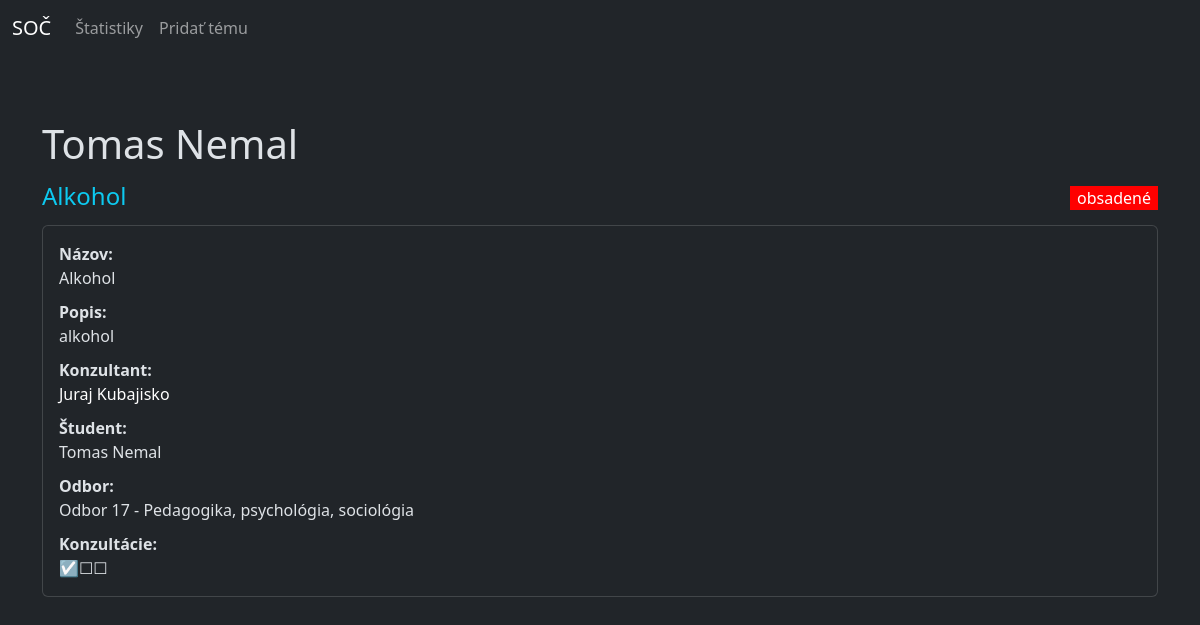
The page /soc/student/3 on the database as committed earlier.
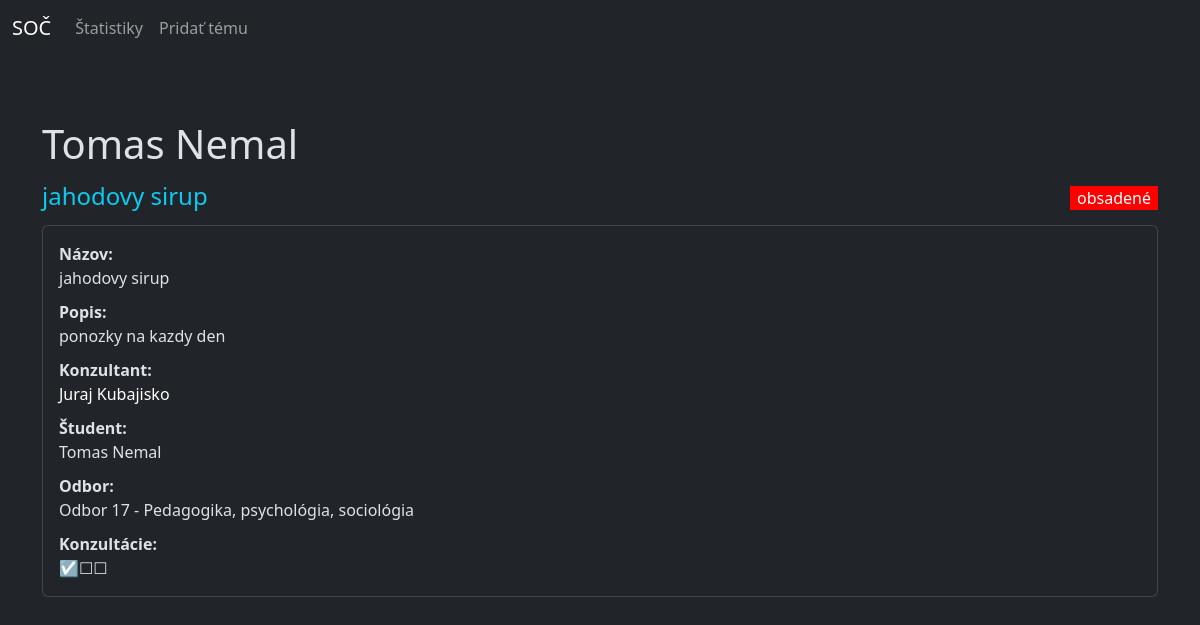
The same page on the database as committed later.
### soc/models.py (models this page shows)
class Tema(models.Model):
    nazov = models.CharField(max_length=50)
    popis = models.TextField()
    konzultant = models.ForeignKey(Ucitel, on_delete=models.CASCADE)
    student = models.ForeignKey(Student, on_delete=models.SET_NULL, null=True, blank=True)
    odbor = models.ForeignKey(Odbor, on_delete=models.CASCADE)
    dostupnost = models.ForeignKey(Dostupnost, on_delete=models.CASCADE)
    konzultacie = models.IntegerField()
    class Meta:
        verbose_name = "Téma"
        verbose_name_plural = "Témy"
        ordering = ["nazov"]
    def __str__(self):
        return f"{self.nazov}"

class Dostupnost(models.Model):
    nazov = models.CharField(max_length=22)
    class Meta:
        verbose_name = "Dostupnosť"
        verbose_name_plural = "Dostupnosti"
    def __str__(self):
        return f"{self.nazov}"

class Ucitel(models.Model):
    meno = models.CharField(max_length=20)
    priezvisko = models.CharField(max_length=20)
    email = models.EmailField(max_length=50)
    heslo = models.CharField(max_length=20)
    class Meta:
        verbose_name = "Učiteľ"
        verbose_name_plural = "Učitelia"
        ordering = ["priezvisko"]
    def __str__(self):
        return f"{self.meno} {self.priezvisko}"

class Student(models.Model):
    meno = models.CharField(max_length=20)
    priezvisko = models.CharField(max_length=20)
    email = models.EmailField(max_length=50)
    heslo = models.CharField(max_length=20)
    class Meta:
        verbose_name = "Študent"
        verbose_name_plural = "Študenti"
        ordering = ["priezvisko"]
    def __str__(self):
        return f"{self.meno} {self.priezvisko}"

class Odbor(models.Model):
    nazov = models.CharField(max_length=100)
    class Meta:
        verbose_name = "Odbor"
        verbose_name_plural = "Odbory"
        ordering = ["nazov"]
    def __str__(self):
        return f"{self.nazov}"

### soc/views.py (the view)
# urls.py: path('student/<student>', views.vypis_studenta, name='student'),
def vypis_studenta(request, student):
    try:
        student = Student.objects.get(pk=student)
        tema = Tema.objects.filter(student=student)
    except:
        student = False
        tema = False
    if tema:
        return render(request, "soc/student.html", {"tema":tema, "student":student})
    else:
        return render(request, "soc/student.html", {"student":student})

### soc/templates/soc/student.html
{% extends "base.html" %}
{% block content %}
{% if student %}
<h1>{{student}}</h1>
{% if tema %}
{% for tema in tema %}
<div class="d-flex justify-content-between">
    <h4 class="text-info" style="margin-bottom:0; margin-top:6px;">{{tema}}</h4>
    {% if tema.dostupnost.nazov == "voľné"%}
    <p style="margin-top: 10px; margin-bottom: 7px; color: white;background-color:green; padding: 0 7px;">{{tema.dostupnost}}</p>
    {% elif tema.dostupnost.nazov == "čakajúce na schválenie"%}
    <p style="margin-top: 10px; margin-bottom: 7px; color: black; background-color:orange; padding: 0 7px;">{{tema.dostupnost}}</p>
    {% elif tema.dostupnost.nazov == "obsadené"%}
    <p style="margin-top: 10px; margin-bottom: 7px; color: white; background-color:red; padding: 0 7px;">{{tema.dostupnost}}</p>
    {% endif %}
    </div>
    <div class="card card-body mt-2">
        <strong>Názov: </strong>
        {{tema}}
        <strong style="margin-top: 10px;">Popis: </strong>
        {{tema.popis}}
        <strong style="margin-top: 10px;">Konzultant: </strong>
        <a class="link-underline link-underline-opacity-0" href="{% url "ucitel" ucitel=tema.konzultant.id %}" style="color: white;">{{tema.konzultant}}</a>
        <strong style="margin-top: 10px;">Študent: </strong>
        {% if tema.student %}
        {{tema.student}}
        {% else %}
        ----
        {% endif %}
        <strong style="margin-top: 10px;">Odbor: </strong>
        {{tema.odbor}}
        <strong style="margin-top: 10px;">Konzultácie: </strong>
        {% if tema.konzultacie == 0 %}
        ☐☐☐
        {% elif tema.konzultacie == 1 %}
        ☑☐☐
        {% elif tema.konzultacie == 2 %}
        ☑☑☐
        {% elif tema.konzultacie == 3 %}
        ☑☑☑
        {% endif %}
    </div>
</div>
{% endfor %}
{% else %}
<h4>nemá priradenú tému</h4>
{% endif %}
{% else %}
<h4>Nenašiel sa študent</h4>
{% endif %}
{% endblock content %}

Rows that differ between the two databases and show on the page:
changed Tema "obsadené": nazov "Alkohol" → "jahodovy sirup"; popis "alkohol" → "ponozky na kazdy den"
